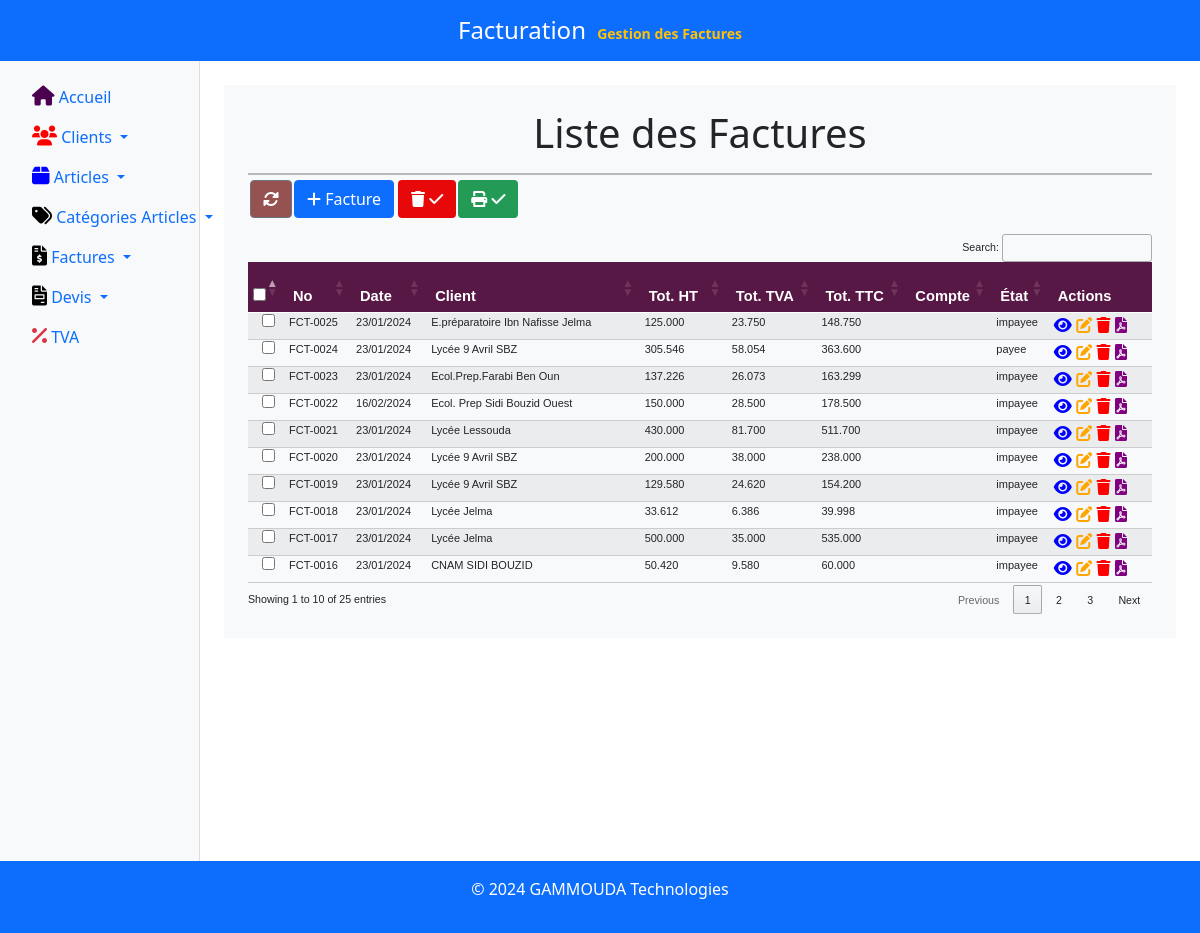
The page /factures/ on the database its author committed.
### facture/models.py (models this page shows, shortened)
class Facture(models.Model):
    numero_facture = models.CharField(max_length=100)
    date_facture = models.DateField(default=timezone.now)
    client = models.ForeignKey(Client, on_delete=models.CASCADE)
    total_ht = models.DecimalField(max_digits=10, decimal_places=3, default=0)
    total_tva = models.DecimalField(max_digits=10, decimal_places=3, default=0)
    total_ttc = models.DecimalField(max_digits=10, decimal_places=3, default=0)
    STATUTS = [
        ('impayee', 'Impayée'),  # Option 1
        ('payee', 'Payée'),      # Option 2
    ]
    etat = models.CharField(max_length=20, choices=STATUTS, default='impayée')
    created_at = models.DateTimeField(default=now, editable=False)  # Ajout du champ

### client/models.py (models this page shows, shortened)
class Client(models.Model):
    code_client = models.CharField(max_length=50, unique=True)
    nom = models.CharField(max_length=100)
    adresse = models.CharField(max_length=100, blank=True)
    email = models.EmailField(max_length=100, unique=True)
    telephone = models.CharField(max_length=20, blank=True)  # Non obligatoire
    ville = models.CharField(max_length=20, blank=True)      # Non obligatoire
    compte = models.CharField(max_length=20, blank=True)     # Non obligatoire
    matricule_fiscal = models.CharField(max_length=20, blank=True)  # Non obligatoire
    created_at = models.DateTimeField(auto_now_add=True)       # Champ qui enregistre automatiquement la date de création

### facture/views.py (the view)
# urls.py: path('', views.list_factures, name='list_factures'),  # Path for listing invoices
def list_factures(request):
    factures = Facture.objects.all().order_by('-created_at')
    module_actif = 'Gestion des Factures'  # Module actif à passer au template
    return render(request, 'facture/list_factures.html', {'factures': factures, 'module_actif': module_actif})

### facture/templates/facture/list_factures.html (shortened to what this page needs)
{% extends 'base.html' %}
{% block content %}
<h1 style="text-align: center; margin-bottom: 5px;">Liste des Factures</h1>
<hr style="border: 1px solid black; width: 100%; margin-bottom: 5px;">
<div class="inline" style="display: flex; align-items: center;">
    <a href="{% url 'list_factures' %}" class="btn btn-secondary mb-3 btn-icon" style="margin-left: 2px; background-color: #955251;">
        <i class="fas fa-sync-alt"></i>
    </a>
    <a href="{% url 'create_facture' %}" class="btn btn-primary mb-3 btn-icon" style="margin-left: 2px;">
        <i class="fas fa-plus"></i> Facture
    </a>
    <form id="deleteSelectedForm" method="POST" action="{% url 'delete_factures' %}" style="display: inline; margin-left: 2px;">
        <button type="submit" class="btn mb-3 btn-icon" style="background-color: #e70909; color: white; margin-left: 2px;">
            <i class="fas fa-trash"></i> <i class="fa-solid fa-check"></i>
        </button>
    </form>
    <form id="printSelectedForm" method="post" action="{% url 'print_factures' %}">
        <button type="submit" class="btn mb-3 btn-icon" Style="background-color:#239B56; color: white; margin-left: 2px;">
            <i class="fas fa-print"></i> <i class="fa-solid fa-check"></i>
        </button>
    </form>
</div>
<div class="table-responsive" style="font-size: 8pt; font-family: Verdana, sans-serif;">
    <table id="factureTable" class="table table-striped" style="font-size: 11px; border-collapse: collapse; width: 100%;">
        <thead style="background-color: #581845; color: #FFFFFF; font-size: 11pt; font-weight: bold;">
            <tr>
                <th style="padding: 5px; height: 40px; width: 30px;">
                    <input type="checkbox" id="selectAll" title="Tout sélectionner" />
                </th>
                <th style="padding: 5px; height: 40px;">No</th>
                <th style="padding: 5px; height: 40px;">Date</th>
                <th style="padding: 5px; height: 40px;">Client</th>
                <th style="padding: 5px; height: 40px;">Tot. HT</th>
                <th style="padding: 5px; height: 40px;">Tot. TVA</th>
                <th style="padding: 5px; height: 40px;">Tot. TTC</th>
                <th style="padding: 5px; height: 40px;">Compte</th>
                <th style="padding: 5px; height: 40px;">État</th>
                <th style="padding: 5px; height: 40px;">Actions</th>
            </tr>
        </thead>
        <tbody>
            {% for facture in factures %}
            <tr style="border-bottom: 1px solid #ccc;">
                <td style="padding: 1px; text-align: center;">
                    <input type="checkbox" name="selected_factures" value="{{ facture.id }}" />
                </td>
                <td style="padding: 1px;">{{ facture.numero_facture }}</td>
                <td style="padding: 1px;">{{ facture.date_facture|date:"d/m/Y" }}</td>
                <td style="padding: 1px;">{{ facture.client.nom }}</td>
                <td style="padding: 1px;">{{ facture.total_ht }}</td>
                <td style="padding: 1px;">{{ facture.total_tva }}</td>
                <td style="padding: 1px;">{{ facture.total_ttc }}</td>
                <td style="padding: 1px;">{{ facture.client.compte }}</td>
                <td style="padding: 1px;">{{ facture.etat }}</td>
                <td style="padding: 1px;">
                    <a href="{% url 'afficher_facture' facture.id %}" style="color: blue; text-decoration: none; font-size: 12pt;">
                        <i class="fas fa-eye"></i>
                    </a>
                    <a href="{% url 'modifier_facture' facture.id %}" style="color: orange; text-decoration: none; font-size: 12pt;">
                        <i class="fas fa-edit"></i>
                    </a>
                    <a href="{% url 'delete_facture' facture.id %}" style="color: red; text-decoration: none; font-size: 12pt;">
                        <i class="fas fa-trash"></i>
                    </a>
                    <a href="{% url 'generate_facture_pdf' facture.id %}" style="color: purple; text-decoration: none; font-size: 12pt;">
                        <i class="fas fa-file-pdf"></i>
                    </a>
                </td>
            </tr>
            {% empty %}
            <tr>
                <td colspan="8" class="text-center">Aucune facture trouvée.</td>
            </tr>
            {% endfor %}
        </tbody>
    </table>
</div>
{% endblock %}

### rows shown on the page
Facture: numero_facture "FCT-0025", date_facture "23/01/2024", client.nom "E.préparatoire Ibn Nafisse Jelma", total_ht "125.000", total_tva "23.750", total_ttc "148.750", etat "impayee"
Facture: numero_facture "FCT-0024", date_facture "23/01/2024", client.nom "Lycée 9 Avril SBZ", total_ht "305.546", total_tva "58.054", total_ttc "363.600", etat "payee"
Facture: numero_facture "FCT-0023", date_facture "23/01/2024", client.nom "Ecol.Prep.Farabi Ben Oun", total_ht "137.226", total_tva "26.073", total_ttc "163.299", etat "impayee"
Facture: numero_facture "FCT-0022", date_facture "16/02/2024", client.nom "Ecol. Prep Sidi Bouzid Ouest", total_ht "150.000", total_tva "28.500", total_ttc "178.500", etat "impayee"
Facture: numero_facture "FCT-0021", date_facture "23/01/2024", client.nom "Lycée Lessouda", total_ht "430.000", total_tva "81.700", total_ttc "511.700", etat "impayee"
Facture: numero_facture "FCT-0020", date_facture "23/01/2024", client.nom "Lycée 9 Avril SBZ", total_ht "200.000", total_tva "38.000", total_ttc "238.000", etat "impayee"
Facture: numero_facture "FCT-0019", date_facture "23/01/2024", client.nom "Lycée 9 Avril SBZ", total_ht "129.580", total_tva "24.620", total_ttc "154.200", etat "impayee"
Facture: numero_facture "FCT-0018", date_facture "23/01/2024", client.nom "Lycée Jelma", total_ht "33.612", total_tva "6.386", total_ttc "39.998", etat "impayee"
Facture: numero_facture "FCT-0017", date_facture "23/01/2024", client.nom "Lycée Jelma", total_ht "500.000", total_tva "35.000", total_ttc "535.000", etat "impayee"
Facture: numero_facture "FCT-0016", date_facture "23/01/2024", client.nom "CNAM SIDI BOUZID", total_ht "50.420", total_tva "9.580", total_ttc "60.000", etat "impayee"

### other values the page prints
{{ module_actif }} "Gestion des Factures"
